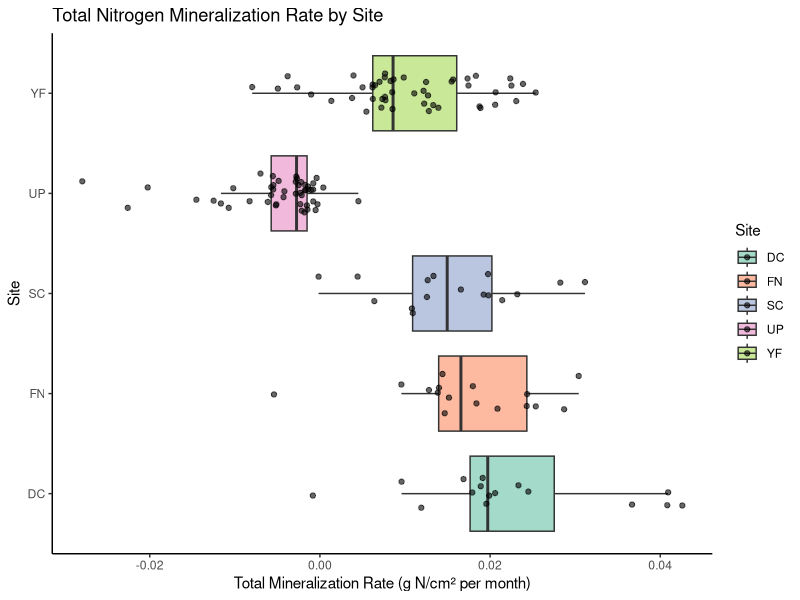
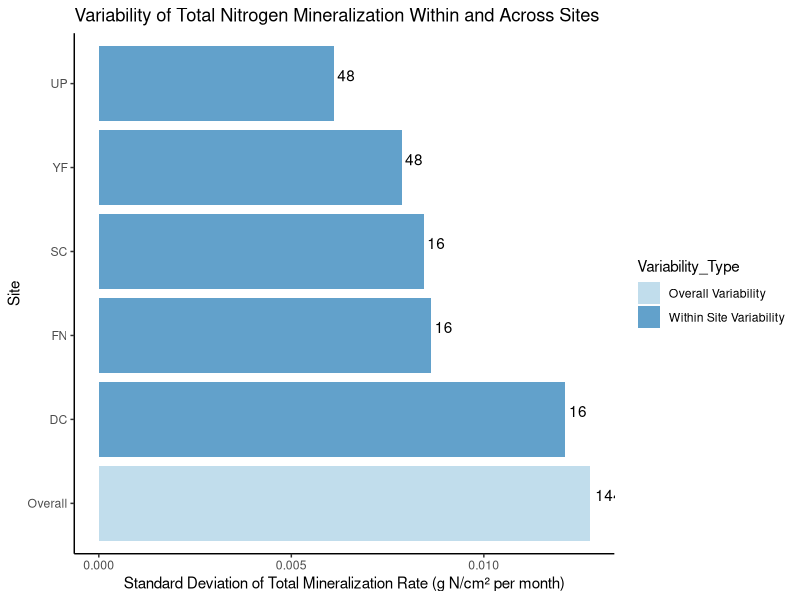
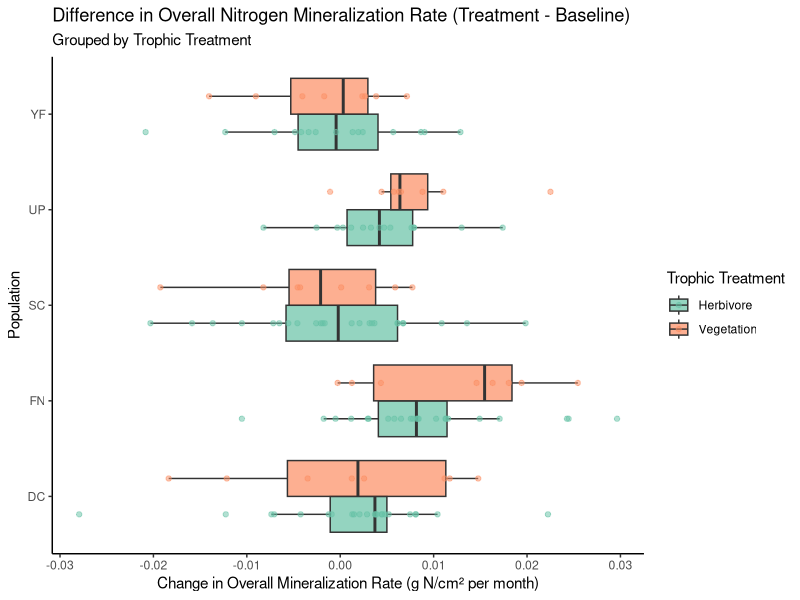
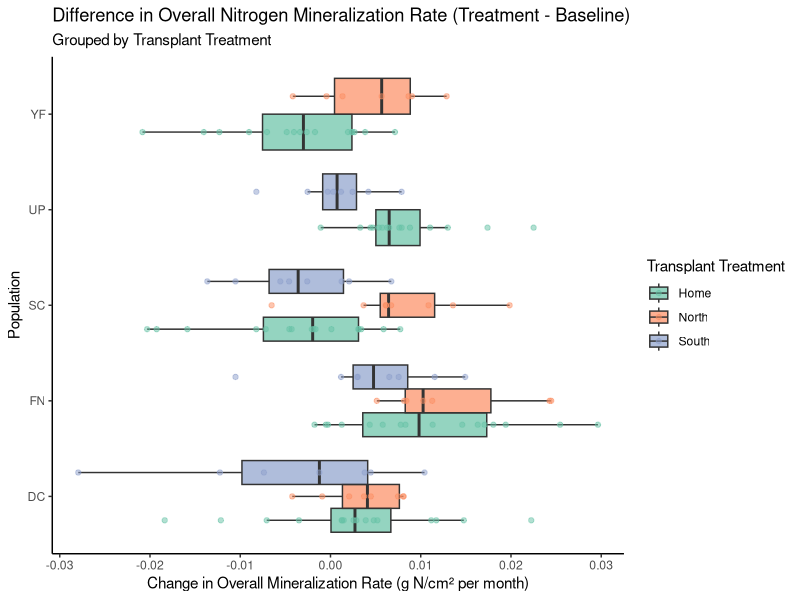
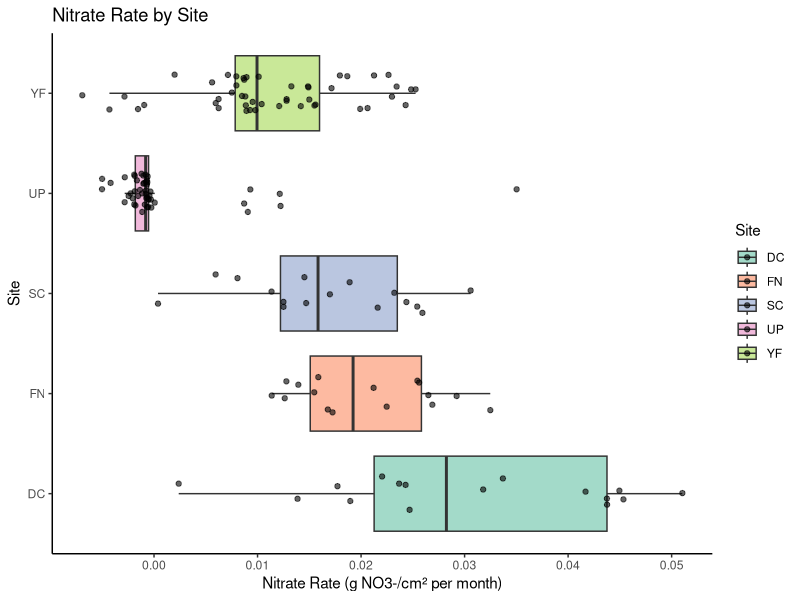
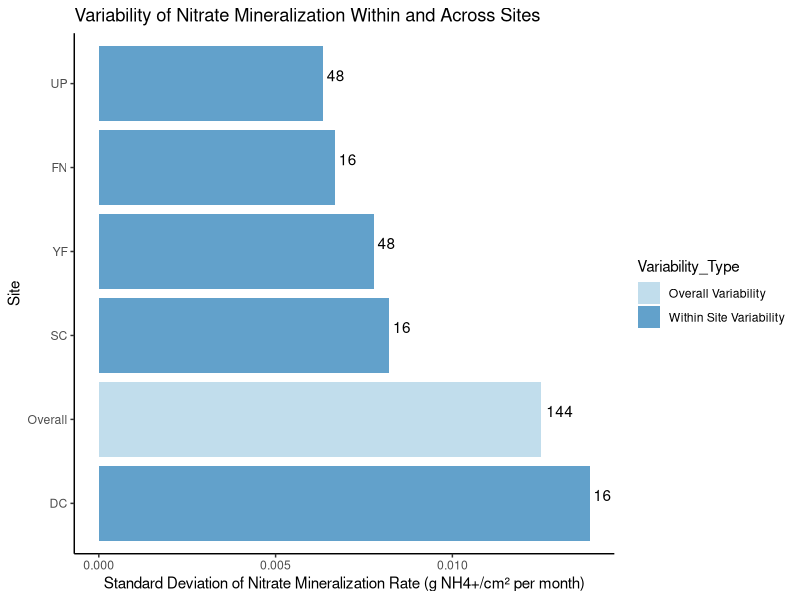

Write R code to recreate these figures, in order. (Note: this script raises an error after producing the figures.)
### N-mineralization ----
## Nitrate = (mg N-NO3/mL)
## Ammonium = (mg N-NH4/mL)
## Bulk density = g/cm^3

## Notes
# For those that remain below zero, still use these values as-is 
# in analyses of both nitrogen concentrations and in calculating 
# mineralization and nitrification rates

## Nitrification was calculated as:
# NO3 at 28 days minus initial NO3 at time zero; 
# N mineralization equals NH4 + NO3 at 28 days minus NH4 + NO3 at time zero (Goodale and Aber 2001).
# This was multiplied by bulk density and the appropriate conversions to obtain results on a g/cm^3 basis Pastor et al 1987: 


library(dplyr)

# Read-in data
N_min_2021 <- read.csv("Data/N-min/2021_N-min.csv")
N_min_2023 <- read.csv("Data/N-min/2023_N-min.csv") # NOTE: 2023 N-min data was blank-adjusted by the processing lab
BulkDensity <- read.csv("Data/BulkDensity/2021_BulkDensity.csv")

# Bulk Density calculation
BulkDensity <- BulkDensity %>% 
  mutate(SoilMass = Weight_SoilTray-Weight_Tray) %>% 
  mutate(SoilMassAdj = SoilMass - (Materials_volume_mL_end - Materials_volume_mL_start)) %>% 
  mutate(SoilBulkDensity = (SoilMassAdj / 308.89)) # units = g/cm^3, where 308.89 is the cm^3 of the sampler

# Add columns for treatment

N_min_2021 <- N_min_2021 %>%
  mutate(Site = case_when(
    startsWith(as.character(Sample.ID), "FNH") ~ "FN",
    startsWith(as.character(Sample.ID), "FNS") ~ "YF",
    startsWith(as.character(Sample.ID), "FNN") ~ "UP",
    startsWith(as.character(Sample.ID), "MCH") ~ "MC",
    startsWith(as.character(Sample.ID), "MCN") ~ "UP",
    startsWith(as.character(Sample.ID), "MCS") ~ "YF",
    startsWith(as.character(Sample.ID), "YFH") ~ "YF",
    startsWith(as.character(Sample.ID), "YFN") ~ "UP",
    startsWith(as.character(Sample.ID), "SCN") ~ "UP",
    startsWith(as.character(Sample.ID), "SCH") ~ "SC",
    startsWith(as.character(Sample.ID), "SCS") ~ "YF",
    startsWith(as.character(Sample.ID), "UPH") ~ "UP",
    startsWith(as.character(Sample.ID), "UPS") ~ "YF",
    startsWith(as.character(Sample.ID), "DCH") ~ "DC",
    startsWith(as.character(Sample.ID), "DCN") ~ "UP",
    startsWith(as.character(Sample.ID), "DCS") ~ "YF"
  )) %>%
  mutate(Trophic_Treatment = case_when(
    substr(Sample.ID, 5, 5) == "V" ~ "Vegetation",
    substr(Sample.ID, 5, 5) == "H" ~ "Herbivore",
    substr(Sample.ID, 5, 5) == "P" ~ "Predator"
  )) %>%
  mutate(Transplant_Treatment = case_when(
    substr(Sample.ID, 3, 3) == "H" ~ "Home",
    substr(Sample.ID, 3, 3) == "N" ~ "North",
    substr(Sample.ID, 3, 3) == "S" ~ "South"
  )) %>%
  mutate(Population = substr(Sample.ID, 1, 2))


N_min_2023 <- N_min_2023 %>%
  mutate(Site = case_when(
    startsWith(as.character(Sample.ID), "FNH") ~ "FN",
    startsWith(as.character(Sample.ID), "FNS") ~ "YF",
    startsWith(as.character(Sample.ID), "FNN") ~ "UP",
    startsWith(as.character(Sample.ID), "MCH") ~ "MC",
    startsWith(as.character(Sample.ID), "MCN") ~ "UP",
    startsWith(as.character(Sample.ID), "MCS") ~ "YF",
    startsWith(as.character(Sample.ID), "YFH") ~ "YF",
    startsWith(as.character(Sample.ID), "YFN") ~ "UP",
    startsWith(as.character(Sample.ID), "SCN") ~ "UP",
    startsWith(as.character(Sample.ID), "SCH") ~ "SC",
    startsWith(as.character(Sample.ID), "SCS") ~ "YF",
    startsWith(as.character(Sample.ID), "UPH") ~ "UP",
    startsWith(as.character(Sample.ID), "UPS") ~ "YF",
    startsWith(as.character(Sample.ID), "DCH") ~ "DC",
    startsWith(as.character(Sample.ID), "DCN") ~ "UP",
    startsWith(as.character(Sample.ID), "DCS") ~ "YF"
  )) %>%
  mutate(Trophic_Treatment = case_when(
    substr(Sample.ID, 5, 5) == "V" ~ "Vegetation",
    substr(Sample.ID, 5, 5) == "H" ~ "Herbivore",
    substr(Sample.ID, 5, 5) == "P" ~ "Predator"
  )) %>%
  mutate(Transplant_Treatment = case_when(
    substr(Sample.ID, 3, 3) == "H" ~ "Home",
    substr(Sample.ID, 3, 3) == "N" ~ "North",
    substr(Sample.ID, 3, 3) == "S" ~ "South"
  )) %>%
  mutate(Population = substr(Sample.ID, 1, 2))


# blank adjustment for 2021 data
N_min_2021 <- N_min_2021 %>%
  group_by(Batch) %>%
  mutate(
    N_NO3_blank_avg = mean(`N.NO3..mg.per.mL.`[Sample.ID == "Blank"]),
    N_NH4_blank_avg = mean(`N.NH4..mg.per.mL.`[Sample.ID == "Blank"])
  ) %>%
  mutate(
    `N-NO3 (mg per mL)` = `N.NO3..mg.per.mL.` - N_NO3_blank_avg,
    `N-NH4 (mg per mL)` = `N.NH4..mg.per.mL.` - N_NH4_blank_avg
  ) %>%
  ungroup() %>%
  select(-N_NO3_blank_avg, -N_NH4_blank_avg)

# Remove blanks from 2023 and 2021 data 
N_min_2023 <- N_min_2023 %>%
  filter(Sample.ID != "Blank")

N_min_2021 <- N_min_2021 %>% 
  filter(Sample.ID != "Blank")

# Bulk Density, unit conversion 
BulkDensity_avg <- BulkDensity %>%
  group_by(Site) %>%
  summarize(SoilBulkDensity_avg = mean(SoilBulkDensity))


calculate_rate <- function(data, year, soil_depth = 10) {
  data %>%
    left_join(BulkDensity_avg, by = "Site") %>%
    group_by(Sample.ID) %>%
    # Filter for the first and last day
    filter(Day == min(Day) | Day == max(Day)) %>%
    arrange(Day) %>%
    # Calculate differences between the last and first day
    mutate(
      NH4_diff = `N.NH4..mg.per.mL.`[2] - `N.NH4..mg.per.mL.`[1],
      NO3_diff = `N.NO3..mg.per.mL.`[2] - `N.NO3..mg.per.mL.`[1],
      # Calculate rates, scaled to per month
      NH4_rate = (NH4_diff * 0.001) * SoilBulkDensity_avg * soil_depth, # g/cm² per month
      NO3_rate = (NO3_diff * 0.001) * SoilBulkDensity_avg * soil_depth, # g/cm² per month
      Overall_rate = NH4_rate + NO3_rate
    ) %>%
    ungroup()
}


# Calculate rates and add the Year column
N_min_2021 <- calculate_rate(N_min_2021, year = 2021) %>%
  mutate(Year = 2021)

N_min_2023 <- calculate_rate(N_min_2023, year = 2023) %>%
  mutate(Year = 2023)

# Clean up the data frames after calculating rates
# Drop columns that exist only in some data frames
clean_data <- function(data, year_column_exists = TRUE) {
data <- data %>%
  select(-Day, -`N.NO3..mg.per.mL.`, -`N.NH4..mg.per.mL.`, 
         -`N.NO3..mg.per.mL.`, -`N.NH4..mg.per.mL.`, 
         -SoilBulkDensity_avg, -NH4_diff, -NO3_diff)

# Conditionally drop the Batch column if it exists
if ("Batch" %in% colnames(data)) {
  data <- data %>%
    select(-Batch)
}

# Ensure distinct rows based on Sample.ID and Year if Year column exists
if (year_column_exists) {
  data <- data %>%
    distinct(Sample.ID, Year, .keep_all = TRUE)
}

return(data)
}

N_min_2021_clean <- clean_data(N_min_2021)
N_min_2023_clean <- clean_data(N_min_2023)

# Merge the cleaned data frames
N_min_full_data <- bind_rows(N_min_2021_clean, N_min_2023_clean) %>%
  select(Sample.ID, Year, Transplant_Treatment, Trophic_Treatment, 
         Population, Site, NH4_rate, NO3_rate, Overall_rate) %>%
  rename(
    `Ammonium rate` = NH4_rate,
    `Nitrate rate` = NO3_rate,
    `Overall mineralization rate` = Overall_rate
  )

## Units are (g N/cm² per month)



## GRAPHS ----
# Load required library
library(ggplot2)
library(tidyr)

# Filter the 2021 data
N_min_2021_clean <- N_min_full_data %>%
  filter(Year == 2021)

# Create a plot of overall rates by site
ggplot(N_min_2021_clean, aes(x = Site, y = `Overall mineralization rate`, fill = Site)) +
  geom_boxplot(alpha = 0.6, outlier.shape = NA) +
  geom_jitter(width = 0.2, alpha = 0.6) + # Adds points for individual data
  theme_classic() +
  scale_fill_brewer(palette = "Set2") +
  coord_flip() + 
  labs(
    title = "Total Nitrogen Mineralization Rate by Site",
    x = "Site",
    y = "Total Mineralization Rate (g N/cm² per month)"
  )

# Calculate the standard deviation of the overall rate by site
site_variability <- N_min_2021_clean %>%
  group_by(Site) %>%
  summarize(
    Within_Site_SD = sd(`Overall mineralization rate`, na.rm = TRUE),
    Sample_Size = n()
  )

# Calculate the overall standard deviation across all sites
overall_variability <- tibble(
  Site = "Overall",
  Within_Site_SD = sd(N_min_2021_clean$`Overall mineralization rate`, na.rm = TRUE),
  Sample_Size = nrow(N_min_2021_clean)
)

# Combine the site-specific variability with overall variability
variability_data <- bind_rows(site_variability, overall_variability)

# Add a column to distinguish between site-specific and overall variability
variability_data <- variability_data %>%
  mutate(Variability_Type = ifelse(Site == "Overall", "Overall Variability", "Within Site Variability"))

# Order the bars sequentially by SD
variability_data <- variability_data %>%
  arrange(desc(Within_Site_SD))

# Create the plot
ggplot(variability_data, aes(x = reorder(Site, -Within_Site_SD), y = Within_Site_SD, fill = Variability_Type)) +
  geom_bar(stat = "identity", position = position_dodge(), alpha = 0.7) +
  geom_text(aes(label = Sample_Size), 
            position = position_dodge(width = 0.9), 
            vjust = -0.2, hjust = -0.2) +
  theme_classic() +
  labs(x = "Site", y = "Standard Deviation of Total Mineralization Rate (g N/cm² per month)") +
  scale_fill_brewer(palette = "Paired") +
  coord_flip() +
  ggtitle("Variability of Total Nitrogen Mineralization Within and Across Sites")


#### N-min differences -----
# Calculate the difference in overall nitrogen mineralization rate between 2023 and 2021
N_min_diff <- N_min_full_data %>%
  select(Sample.ID, Year, Population, Site, Transplant_Treatment, Trophic_Treatment, `Overall mineralization rate`) %>%
  spread(key = Year, value = `Overall mineralization rate`) %>%
  mutate(Diff_Overall_Rate = `2023` - `2021`) %>%
  select(Sample.ID, Population, Site, Transplant_Treatment, Trophic_Treatment, Diff_Overall_Rate) %>% 
  # Filter out rows where Site or Population is "MC"
  filter(Site != "MC", Population != "MC")

# Plot 1: Grouped by Trophic Treatment
ggplot(N_min_diff, aes(x = Population, y = Diff_Overall_Rate, fill = Trophic_Treatment)) +
  geom_boxplot(outlier.shape = NA, alpha = 0.7, position = position_dodge(width = 0.75)) +  # Align boxplots
  geom_jitter(aes(color = Trophic_Treatment), alpha = 0.5, position = position_dodge(width = 0.75)) +  # Align jitter points
  theme_classic() +
  labs(
    title = "Difference in Overall Nitrogen Mineralization Rate (Treatment - Baseline)",
    subtitle = "Grouped by Trophic Treatment",
    x = "Population",
    y = "Change in Overall Mineralization Rate (g N/cm² per month)",
    fill = "Trophic Treatment",
    color = "Trophic Treatment"
  ) +
  scale_fill_brewer(palette = "Set2") +
  scale_color_brewer(palette = "Set2") +
  coord_flip()

# Plot 2: Grouped by Transplant Treatment
ggplot(N_min_diff, aes(x = Population, y = Diff_Overall_Rate, fill = Transplant_Treatment)) +
  geom_boxplot(outlier.shape = NA, alpha = 0.7, position = position_dodge(width = 0.75)) +  # Align boxplots
  geom_jitter(aes(color = Transplant_Treatment), alpha = 0.5, position = position_dodge(width = 0.75)) +  # Align jitter points
  theme_classic() +
  labs(
    title = "Difference in Overall Nitrogen Mineralization Rate (Treatment - Baseline)",
    subtitle = "Grouped by Transplant Treatment",
    x = "Population",
    y = "Change in Overall Mineralization Rate (g N/cm² per month)",
    fill = "Transplant Treatment",
    color = "Transplant Treatment"
  ) +
  scale_fill_brewer(palette = "Set2") +
  scale_color_brewer(palette = "Set2") +
  coord_flip()



#### Nitrate ----
# Create a plot of overall rates by site
ggplot(N_min_2021_clean, aes(x = Site, y = `Nitrate rate`, fill = Site)) +
  geom_boxplot(alpha = 0.6, outlier.shape = NA) +
  geom_jitter(width = 0.2, alpha = 0.6) + # Adds points for individual data
  theme_classic() +
  scale_fill_brewer(palette = "Set2") +
  coord_flip() + 
  labs(
    title = "Nitrate Rate by Site",
    x = "Site",
    y = "Nitrate Rate (g NO3-/cm² per month)"
  )

# Calculate the standard deviation of the overall rate by site
site_variability_nitrate <- N_min_2021_clean %>%
  group_by(Site) %>%
  summarize(
    Within_Site_SD = sd(`Nitrate rate`, na.rm = TRUE),
    Sample_Size = n()
  )

# Calculate the overall standard deviation across all sites
nitrate_variability <- tibble(
  Site = "Overall",
  Within_Site_SD = sd(N_min_2021_clean$`Nitrate rate`, na.rm = TRUE),
  Sample_Size = nrow(N_min_2021_clean)
)

# Combine the site-specific variability with overall variability
nitrate_variability_data <- bind_rows(nitrate_variability, site_variability_nitrate)

# Add a column to distinguish between site-specific and overall variability
nitrate_variability_data <- nitrate_variability_data %>%
  mutate(Variability_Type = ifelse(Site == "Overall", "Overall Variability", "Within Site Variability"))

# Order the bars sequentially by SD
nitrate_variability_data <- nitrate_variability_data %>%
  arrange(desc(Within_Site_SD))

# Create the plot
ggplot(nitrate_variability_data, aes(x = reorder(Site, -Within_Site_SD), y = Within_Site_SD, fill = Variability_Type)) +
  geom_bar(stat = "identity", position = position_dodge(), alpha = 0.7) +
  geom_text(aes(label = Sample_Size), 
            position = position_dodge(width = 0.9), 
            vjust = -0.2, hjust = -0.2) +
  theme_classic() +
  labs(x = "Site", y = "Standard Deviation of Nitrate Mineralization Rate (g NH4+/cm² per month)") +
  scale_fill_brewer(palette = "Paired") +
  coord_flip() +
  ggtitle("Variability of Nitrate Mineralization Within and Across Sites")


# Calculate the difference in ammonium mineralization rate between 2023 and 2021
Nitrate_diff <- N_min_full_data %>%
  select(Sample.ID, Year, Population, Site, Transplant_Treatment, Trophic_Treatment, `Nitrate rate`) %>%
  spread(key = Year, value = `Nitrate rate`) %>%
  mutate(Diff_ammonium_Rate = `2023` - `2021`) %>%
  select(Sample.ID, Population, Site, Transplant_Treatment, Trophic_Treatment, Diff_Nitrate_Rate) %>% 
  # Filter out rows where Site or Population is "MC"
  filter(Site != "MC", Population != "MC")

# Plot 1: Grouped by Trophic Treatment
ggplot(Nitrate_diff, aes(x = Population, y = Diff_Nitrate_Rate, fill = Trophic_Treatment)) +
  geom_boxplot(outlier.shape = NA, alpha = 0.7, position = position_dodge(width = 0.75)) +  # Align boxplots
  geom_jitter(aes(color = Trophic_Treatment), alpha = 0.5, position = position_dodge(width = 0.75)) +  # Align jitter points
  theme_classic() +
  labs(
    title = "Difference in Nitrate Nitrogen Mineralization Rate (Treatment - Baseline)",
    subtitle = "Grouped by Trophic Treatment",
    x = "Population",
    y = "Change in Nitrate Mineralization Rate (g NO3-/cm² per month)",
    fill = "Trophic Treatment",
    color = "Trophic Treatment"
  ) +
  scale_fill_brewer(palette = "Set2") +
  scale_color_brewer(palette = "Set2") +
  coord_flip()

# Plot 2: Grouped by Transplant Treatment
ggplot(Nitrate_diff, aes(x = Population, y = Diff_Nitrate_Rate, fill = Transplant_Treatment)) +
  geom_boxplot(outlier.shape = NA, alpha = 0.7, position = position_dodge(width = 0.75)) +  # Align boxplots
  geom_jitter(aes(color = Transplant_Treatment), alpha = 0.5, position = position_dodge(width = 0.75)) +  # Align jitter points
  theme_classic() +
  labs(
    title = "Difference in Nitrate Mineralization Rate (Treatment - Baseline)",
    subtitle = "Grouped by Transplant Treatment",
    x = "Population",
    y = "Change in Nitrate Mineralization Rate (g NO3-/cm² per month)",
    fill = "Transplant Treatment",
    color = "Transplant Treatment"
  ) +
  scale_fill_brewer(palette = "Set2") +
  scale_color_brewer(palette = "Set2") +
  coord_flip()



#### Ammonium ----
# Create a plot of overall rates by site
ggplot(N_min_2021_clean, aes(x = Site, y = `Ammonium rate`, fill = Site)) +
  geom_boxplot(alpha = 0.6, outlier.shape = NA) +
  geom_jitter(width = 0.2, alpha = 0.6) + # Adds points for individual data
  theme_classic() +
  scale_fill_brewer(palette = "Set2") +
  coord_flip() + 
  labs(
    title = "Ammonium Rate by Site",
    x = "Site",
    y = "Ammonium Rate (g NH4+/cm² per month)"
  )

# Calculate the standard deviation of the overall rate by site
site_variability_ammonium <- N_min_2021_clean %>%
  group_by(Site) %>%
  summarize(
    Within_Site_SD = sd(`Ammonium rate`, na.rm = TRUE),
    Sample_Size = n()
  )

# Calculate the overall standard deviation across all sites
Ammonium_variability <- tibble(
  Site = "Overall",
  Within_Site_SD = sd(N_min_2021_clean$`Ammonium rate`, na.rm = TRUE),
  Sample_Size = nrow(N_min_2021_clean)
)

# Combine the site-specific variability with overall variability
ammonium_variability_data <- bind_rows(ammonium_variability, site_variability_ammonium)

# Add a column to distinguish between site-specific and overall variability
ammonium_variability_data <- ammonium_variability_data %>%
  mutate(Variability_Type = ifelse(Site == "Overall", "Overall Variability", "Within Site Variability"))

# Order the bars sequentially by SD
ammonium_variability_data <- ammonium_variability_data %>%
  arrange(desc(Within_Site_SD))

# Create the plot
ggplot(ammonium_variability_data, aes(x = reorder(Site, -Within_Site_SD), y = Within_Site_SD, fill = Variability_Type)) +
  geom_bar(stat = "identity", position = position_dodge(), alpha = 0.7) +
  geom_text(aes(label = Sample_Size), 
            position = position_dodge(width = 0.9), 
            vjust = -0.2, hjust = -0.2) +
  theme_classic() +
  labs(x = "Site", y = "Standard Deviation of Ammonium Mineralization Rate (g NO3-/cm² per month)") +
  scale_fill_brewer(palette = "Paired") +
  coord_flip() +
  ggtitle("Variability of Ammonium Mineralization Within and Across Sites")


# Calculate the difference in ammonium mineralization rate between 2023 and 2021
ammonium_diff <- N_min_full_data %>%
  select(Sample.ID, Year, Population, Site, Transplant_Treatment, Trophic_Treatment, `Ammonium rate`) %>%
  spread(key = Year, value = `Ammonium rate`) %>%
  mutate(Diff_ammonium_Rate = `2023` - `2021`) %>%
  select(Sample.ID, Population, Site, Transplant_Treatment, Trophic_Treatment, Diff_ammonium_Rate) %>% 
  # Filter out rows where Site or Population is "MC"
  filter(Site != "MC", Population != "MC")

# Plot 1: Grouped by Trophic Treatment
ggplot(ammonium_diff, aes(x = Population, y = Diff_ammonium_Rate, fill = Trophic_Treatment)) +
  geom_boxplot(outlier.shape = NA, alpha = 0.7, position = position_dodge(width = 0.75)) +  # Align boxplots
  geom_jitter(aes(color = Trophic_Treatment), alpha = 0.5, position = position_dodge(width = 0.75)) +  # Align jitter points
  theme_classic() +
  labs(
    title = "Difference in Ammonium Nitrogen Mineralization Rate (Treatment - Baseline)",
    subtitle = "Grouped by Trophic Treatment",
    x = "Population",
    y = "Change in Ammonium Mineralization Rate (g NH4+/cm² per month)",
    fill = "Trophic Treatment",
    color = "Trophic Treatment"
  ) +
  scale_fill_brewer(palette = "Set2") +
  scale_color_brewer(palette = "Set2") +
  coord_flip()

# Plot 2: Grouped by Transplant Treatment
ggplot(ammonium_diff, aes(x = Population, y = Diff_ammonium_Rate, fill = Transplant_Treatment)) +
  geom_boxplot(outlier.shape = NA, alpha = 0.7, position = position_dodge(width = 0.75)) +  # Align boxplots
  geom_jitter(aes(color = Transplant_Treatment), alpha = 0.5, position = position_dodge(width = 0.75)) +  # Align jitter points
  theme_classic() +
  labs(
    title = "Difference in Ammonium Mineralization Rate (Treatment - Baseline)",
    subtitle = "Grouped by Transplant Treatment",
    x = "Population",
    y = "Change in Ammonium Mineralization Rate (g NO3-/cm² per month)",
    fill = "Transplant Treatment",
    color = "Transplant Treatment"
  ) +
  scale_fill_brewer(palette = "Set2") +
  scale_color_brewer(palette = "Set2") +
  coord_flip()


